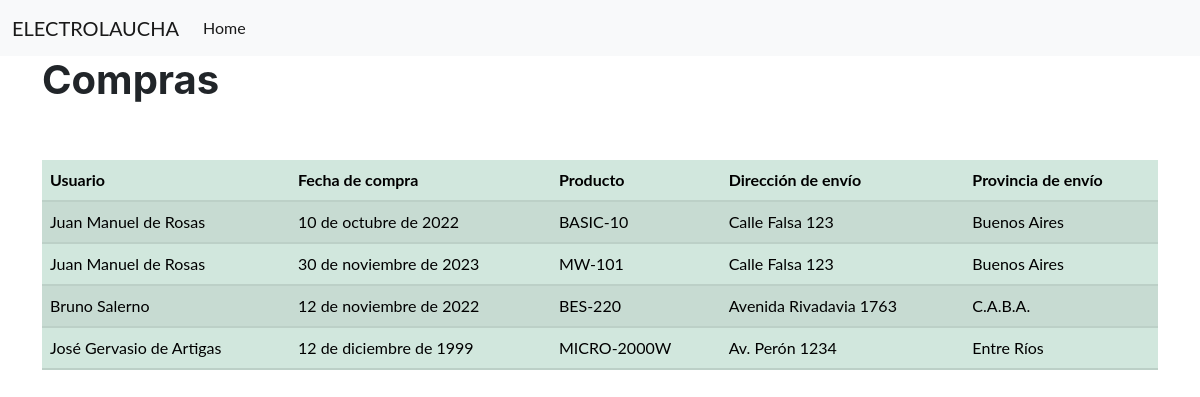
The app's page /managermenu/vercompras/, older data.
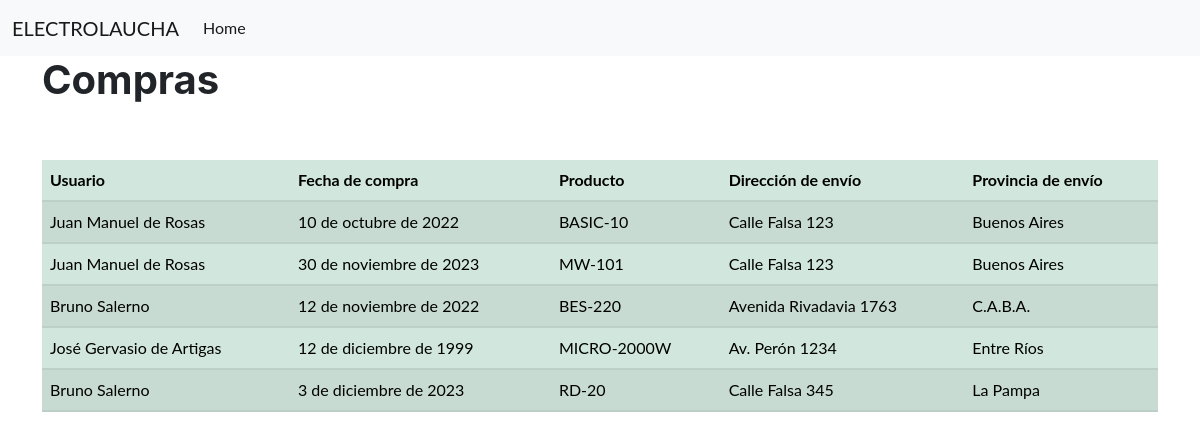
The same page, newer data.
### app1/models.py (models this page shows)
class Compras(models.Model):
    usuario = models.ForeignKey(Usuario, null=True, on_delete=models.SET_NULL)
    fecha_compra = models.DateField()
    producto = models.ForeignKey(Producto, on_delete=models.PROTECT)
    dir_envio = models.CharField(max_length=1000)
    provincia_envio = models.IntegerField(choices=prov)

class Usuario(models.Model):
    nombre = models.CharField(max_length=100, blank=False, null=False)
    email = models.EmailField(max_length=254, unique=True, blank=False, null=False)
    password = models.CharField(max_length=100, blank=False, null=False)
    nacimiento = models.DateField(blank=False, null=False)
    telefono = models.CharField(max_length=100, blank=False, null=False)
    USERNAME_FIELD = "email"
    def __str__(self):
        return self.nombre

class Producto(models.Model):
    producto = models.CharField(max_length=100)
    categoria = models.IntegerField(choices=category)
    marca = models.CharField(max_length=100)
    modelo = models.CharField(max_length=100, unique=True)
    precio = models.DecimalField(decimal_places=2, max_digits=9)
    def __str__(self):
        return self.modelo

### app1/views.py (the view)
# urls.py: path("managermenu/vercompras/", view_ver_compras),
def view_ver_compras(request):
    compras = []
    for i in models.Compras.objects.all():
        compras.append(i)
    return render(request, "users/vercompras.html", {"compras": compras})

### app1/templates/users/vercompras.html
{% extends "app1/index.html" %}
{% block content %}
    <h1>Compras</h1>
    <br><br>
    <table class="table table-success table-striped">
        <thead>
            <th>Usuario</th>
            <th>Fecha de compra</th>
            <th>Producto<o</th>
            <th>Dirección de envío</th>
            <th>Provincia de envío</th>
        </thead>
        <tbody>
            {% if compras %}
                {% for compra in compras %}
                    <tr>
                        <td>{{compra.usuario}}</td>
                        <td>{{compra.fecha_compra}}</td>
                        <td>{{compra.producto}}</td>
                        <td>{{compra.dir_envio}}</td>
                        <td>{{compra.get_provincia_envio_display}}</td>
                        </tr>
                {% endfor %}
            {% endif %}
        </tbody>
    </table>
{% endblock content %}

Row changes from the older to the newer data that the page shows:
added Compras: usuario "Bruno Salerno", fecha_compra "3 de diciembre de 2023", producto "RD-20", dir_envio "Calle Falsa 345", provincia_envio "La Pampa"
